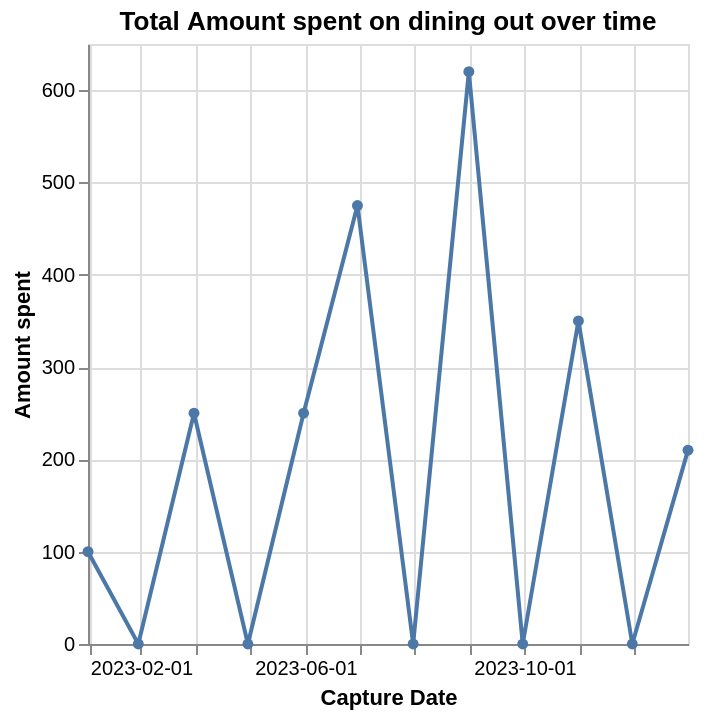

This figure's notebook cell:
### Markdown cell above
# Dining out spending habits

This is a preliminary analysis of a dataset from a collection of interviews with randomly selected public members about their dining out habits.

The interviews were recorded. The dataset is a sample of data extracted from the interviews.

The orginal dataset is not well formatted and requires some cleaning before processing.

The code is an example how to clean the dataset and creates a sample plot.

### Code cell
import pandas as pd
from matplotlib import pyplot as plt
import seaborn as sns
import altair as alt # Import Altair for plotting

df = pd.read_csv("dining_out_survey.csv")

# Clean the 'Amount spent' column to remove currency symbols; convert to numeric
df['Amount spent'] = df['Amount spent'].astype(str).str.replace('$', '', regex=False).str.replace('€', '', regex=False).str.replace(',', '', regex=False)
df['Amount spent'] = pd.to_numeric(df['Amount spent'], errors='coerce')
# Drop rows where Amount spent could not be converted to a number to avoid errors.
df.dropna(subset=['Amount spent'], inplace=True)

# The column 'Capture Date' which contains the date of the interview may not be well formatted.
# Get all unique date formats, ignore leading/trailing whitespace
date_formats = df['Capture Date'].astype(str).str.strip().unique()
parsed_dates = {}
for fmt in ['%d/%m/%Y', '%m/%d/%Y', '%Y-%m-%d']:  # Common formats
    try:
        parsed_dates[fmt] = pd.to_datetime(date_formats, format=fmt, errors='coerce').notna().all()
    except ValueError:
        parsed_dates[fmt] = False

# Find the most common valid format
valid_formats = {fmt: count for fmt, count in parsed_dates.items() if count}
most_common_format = max(valid_formats, key=valid_formats.get, default='%Y-%m-%d')  # Default to '%Y-%m-%d' if no clear winner

# Standardize dates to the most common format
df['Capture Date'] = pd.to_datetime(df['Capture Date'].astype(str).str.strip(), format=most_common_format, errors='coerce')

# Drop rows with invalid dates
df.dropna(subset=['Capture Date'], inplace=True)

# Aggregate total purchases by date
df_agg = df.groupby('Capture Date')['Amount spent'].sum().reset_index()

# Resample to monthly frequency and sum total purchases
df_agg_monthly = df_agg.set_index('Capture Date').resample('ME')['Amount spent'].sum().reset_index()


# The data was collected at different times of the year (whithin the same year).
# The code below creates a plot which explores changes in the amount spent on dining out

# Calculate month-over-month percentage change
df_agg_monthly['Month-over-month percentage change'] = df_agg_monthly['Amount spent'].pct_change() * 100

# Identify significant increases/decreases (exceeding 1 std dev from mean)
mean_change = df_agg_monthly['Month-over-month percentage change'].mean()
std_dev_change = df_agg_monthly['Month-over-month percentage change'].std()
df_agg_monthly['Significant_Change'] = (df_agg_monthly['Month-over-month percentage change'] > mean_change + std_dev_change) | (df_agg_monthly['Month-over-month percentage change'] < mean_change - std_dev_change)

# Create the chart
chart = alt.Chart(df_agg_monthly).encode(
    x=alt.X('Capture Date', axis=alt.Axis(format='%Y-%m-%d')),
    y=alt.Y('Amount spent')
)

# Add the line for total purchases
line = chart.mark_line(point=True).encode()

final_chart = (line).properties(title='Total Amount spent on dining out over time')
#show the chart
final_chart

### Figure 1 — Vega-Lite specification as saved in the notebook (floating-point values rounded to 4 significant figures)
{"config": {"view": {"continuousWidth": 300, "continuousHeight": 300}}, "data": {"name": "data-6e062096f81515fb6d7ca22d9af3a6a4"}, "mark": {"type": "line", "point": true}, "encoding": {"x": {"axis": {"format": "%Y-%m-%d"}, "field": "Capture Date", "type": "temporal"}, "y": {"field": "Amount spent", "type": "quantitative"}}, "title": "Total Amount spent on dining out over time", "$schema": "https://vega.github.io/schema/vega-lite/v5.20.1.json", "datasets": {"data-6e062096f81515fb6d7ca22d9af3a6a4": [{"Capture Date": "2023-01-31T00:00:00", "Amount spent": 100, "Month-over-month percentage change": null, "Significant_Change": false}, {"Capture Date": "2023-02-28T00:00:00", "Amount spent": 0, "Month-over-month percentage change": -100.0, "Significant_Change": false}, {"Capture Date": "2023-03-31T00:00:00", "Amount spent": 250, "Month-over-month percentage change": null, "Significant_Change": false}, {"Capture Date": "2023-04-30T00:00:00", "Amount spent": 0, "Month-over-month percentage change": -100.0, "Significant_Change": false}, {"Capture Date": "2023-05-31T00:00:00", "Amount spent": 250, "Month-over-month percentage change": null, "Significant_Change": false}, {"Capture Date": "2023-06-30T00:00:00", "Amount spent": 475, "Month-over-month percentage change": 90.0, "Significant_Change": false}, {"Capture Date": "2023-07-31T00:00:00", "Amount spent": 0, "Month-over-month percentage change": -100.0, "Significant_Change": false}, {"Capture Date": "2023-08-31T00:00:00", "Amount spent": 620, "Month-over-month percentage change": null, "Significant_Change": false}, {"Capture Date": "2023-09-30T00:00:00", "Amount spent": 0, "Month-over-month percentage change": -100.0, "Significant_Change": false}, {"Capture Date": "2023-10-31T00:00:00", "Amount spent": 350, "Month-over-month percentage change": null, "Significant_Change": false}, {"Capture Date": "2023-11-30T00:00:00", "Amount spent": 0, "Month-over-month percentage change": -100.0, "Significant_Change": false}, {"Capture Date": "2023-12-31T00:00:00", "Amount spent": 210, "Month-over-month percentage change": null, "Significant_Change": false}]}}
